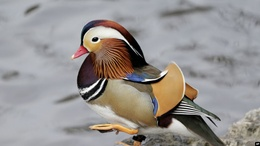
%> input picture image-interpolation/test_image.jpg, 260 x 146 px, shrunk from 1080 x 608 before the run
$ octave ImageInterpolation.m   (GNU Octave 9; MATLAB toolbox functions it lacks are replaced by stand-ins)
%> lines starting %> are read from the running program, lines starting %| are printed output that depends on the picture
%% Image interpolation by Nyquist filter and comparison with Bicubic interpolation

clear all;
close all;
clc;

% Loading Image
img = imread('test_image.jpg');
%> img is the input picture: size 146x260x3 uint8; mean R, G, B 151.4, 147.3, 145.1
img = im2double(img);
%> img: size 146x260x3 double
[img_height, img_width, img_channel] = size(img);
%> img_height = 146; img_width = 260; img_channel = 3
img_raw = img;
figure();
imshow(img);
title('Original Image (test image.jpg)');

% Apply Gaussian Filter
window_size = 5;
sigma_d = 1.5;

img_gaussian_filtered = zeros(img_height, img_width, img_channel);
img_gaussian_filtered(:,:,1) = gaussian_filter(img(:,:,1), window_size, sigma_d);
%> after the loop in gaussian_filter, `for i = 1+offset:img_height+offset`:
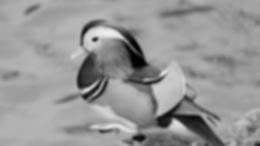
%> output: size 146x260 double; min 0.00238, max 0.935, mean 0.594
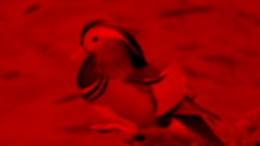
%> img_gaussian_filtered: size 146x260x3 double; mean R, G, B 0.594, 0, 0
img_gaussian_filtered(:,:,2) = gaussian_filter(img(:,:,2), window_size, sigma_d);
%> call 2 of gaussian_filter, with window_size = 5, sigma_d = 1.5
%> after the loop in gaussian_filter (call 2), `for i = 1+offset:img_height+offset`:
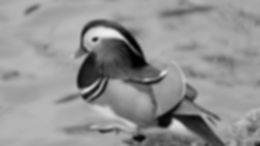
%> output: size 146x260 double; min 0.00314, max 0.937, mean 0.577
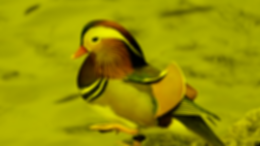
%> img_gaussian_filtered: size 146x260x3 double; mean R, G, B 0.594, 0.577, 0
img_gaussian_filtered(:,:,3) = gaussian_filter(img(:,:,3), window_size, sigma_d);
%> call 3 of gaussian_filter, with window_size = 5, sigma_d = 1.5
%> in gaussian_filter (call 3), `img_padded = padarray(img, [offset, offset], 'both', 'replicate');`:
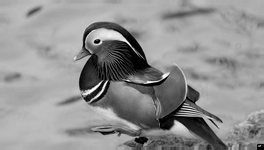
%> img_padded: size 150x264 double; min 0, max 1, mean 0.571
%> after the loop in gaussian_filter (call 3), `for i = 1+offset:img_height+offset`:
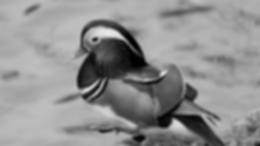
%> output: size 146x260 double; min 0.00451, max 0.919, mean 0.569
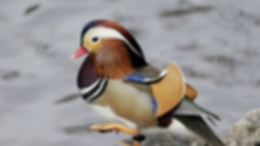
%> img_gaussian_filtered: size 146x260x3 double; mean R, G, B 0.594, 0.577, 0.569; mean of the top-left, top-right, bottom-left and bottom-right quarters 0.599, 0.598, 0.616, 0.508
figure();
imshow(img_gaussian_filtered);
title('Filtered Image using Gaussian Filter');
imwrite(img_gaussian_filtered, 'img_gaussian_filtered.jpg');

% Decimation
%> the run ends on the next line
img_decimated = zeros(img_height/4, img_width/4, img_channel);
% [54 lines not run here, left out]
function output = gaussian_filter(img, window_size, sigma_d)

[img_height, img_width] = size(img);
offset = (window_size - 1) / 2;
img_padded = padarray(img, [offset, offset], 'both', 'replicate');

output = zeros([img_height, img_width]);

[x, y] = meshgrid(-offset:offset, -offset:offset);
distance_kernel = exp(-(x.^2 + y.^2) / (2 * sigma_d^2));

for i = 1+offset:img_height+offset
    for j = 1+offset:img_width+offset
        row_min = i - offset;
        row_max = i + offset;
        column_min = j - offset;
        column_max = j + offset;
        sub_img = img_padded(row_min:row_max, column_min:column_max);

        norm = sum(distance_kernel(:));
        output(i - offset, j - offset) = sum(sum(distance_kernel.*sub_img)) / norm;
    end
end

end
